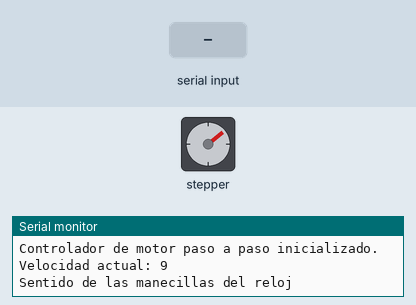
Bench run of a sketch on a simulated Arduino Uno, built with avr-gcc and run on an emulated ATmega328P. Shown: stepper motor, the last lines printed to the serial monitor. The inputs (shaded band) are chosen by the test bench. Stepper angles assume 2048 steps per turn.

Above: at 1.2 s.
1.3 s: "90,45\n" received over Serial
At 7.5 s:
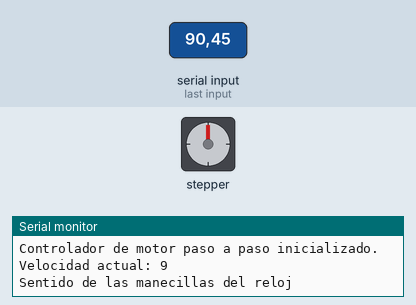
8.3 s: "90\n" received over Serial
At 8.51 s:
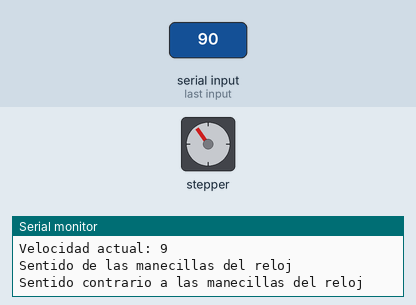
Timing chart, 0 to 26.2 s (numbered marks = the images above; inputs shaded):
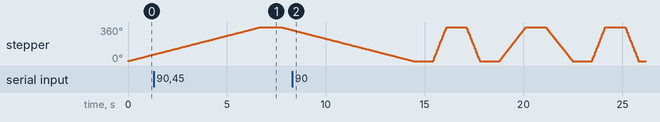

The sketch:

arduinopasoxs.ino
```cpp
#include <Stepper.h>

const int stepsPerRevolution = 2048;

// Pines del controlador ULN2003
#define IN1 19
#define IN2 18
#define IN3 5
#define IN4 17

// Inicializa la biblioteca Stepper
Stepper myStepper(stepsPerRevolution, IN1, IN3, IN2, IN4);

// Variable para almacenar la velocidad
int speed = 9; // Velocidad inicial en RPM

void setup() {
  // Configurar la velocidad inicial
  myStepper.setSpeed(speed);
  // Inicializar el puerto serie
  Serial.begin(115200);
  Serial.println("Controlador de motor paso a paso inicializado.");
  Serial.print("Velocidad actual: ");
  Serial.println(speed);
}

void loop() {
  // Pedir al usuario que ajuste la velocidad
  if (Serial.available() > 0) {
    int inputSpeed = Serial.parseInt();
    if (inputSpeed > 0) {
      speed = inputSpeed;
      myStepper.setSpeed(speed);
      Serial.print("Velocidad ajustada a: ");
      Serial.println(speed);
    } else {
      Serial.println("Por favor, ingresa un número positivo.");
    }
  }

  // Pasar una revolución en una dirección:
  Serial.println("Sentido de las manecillas del reloj");
  myStepper.step(stepsPerRevolution);
  delay(1000);

  // Pasar una revolución en la otra dirección:
  Serial.println("Sentido contrario a las manecillas del reloj");
  myStepper.step(-stepsPerRevolution);
  delay(1000);
}
```
